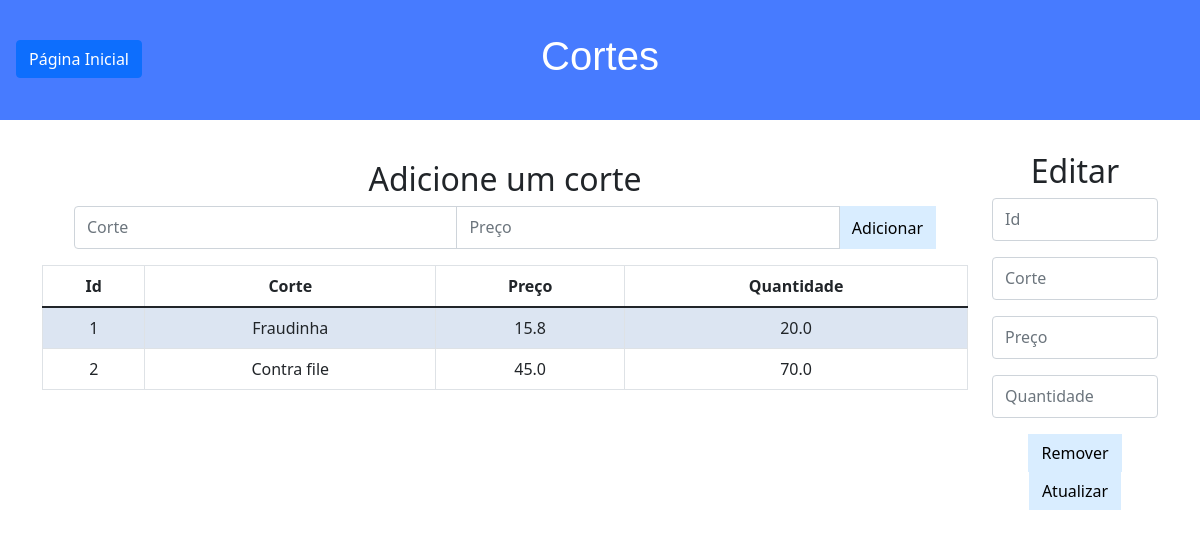
The page /cortes on the database its author committed.
### tables this page shows
CREATE TABLE corte (
    id INTEGER PRIMARY KEY AUTOINCREMENT,
    nome_corte VARCHAR,
    preco DOUBLE,
    quantidade FLOAT
);

### acougue/cortes.py (the view)
@bp.route("/cortes", methods=["GET", "POST"])
def cortes():
    if request.method == "POST":
        db_inserir_corte(request.form.get('corte'), request.form.get('preco'))
        return redirect("/cortes")
    else:
        rows = db_recuperar_cortes()
        return render_template("cortes.html", carnes=rows)

### acougue/cortes.py (called while the page is built)
def db_recuperar_cortes():
    connection = get_db()
    rows = connection.execute("SELECT * FROM corte;").fetchall()
    return rows

### acougue/db.py (called while the page is built)
def get_db():
    if 'db' not in g:
        print(f"Database {current_app.config['DATABASE']}\n\n")
        g.db = sqlite3.connect(
            current_app.config['DATABASE'],
            detect_types=sqlite3.PARSE_DECLTYPES
        )
        g.db.row_factory = sqlite3.Row
    return g.db

### acougue/templates/cortes.html (shortened to what this page needs)
{% extends "layout.html" %}
{% block title %}Cortes{% endblock %}
{% block content %}
<div class="container">
    <div class="row">
        <div role="main" class="col-md-10">
            <div class="section">
                <h2>Adicione um corte</h2>
                <form action="/cortes" method="post">
                    <div class="input-group">
                      <input name="corte" type="text" class="form-control" placeholder="Corte">
                      <input name="preco" type="text" class="form-control" placeholder="Preço">
                      <button type="submit" formaction="/cortes"> Adicionar </button>
                    </div>
                </form>
            </div>
            <table class="table table-striped table-responsive table-bordered">
                <thead class="thead-default">
                    <tr>
                        <th>Id</th>
                        <th>Corte</th>
                        <th>Preço</th>
                        <th>Quantidade</th>
                    </tr>
                </thead>
                <tbody>
                {% for carne in carnes:%}
                    <tr>
                        <td>{{ carne[0] }}</td>
                        <td>{{ carne[1] }}</td>
                        <td>{{ carne[2] }}</td>
                        <td>{{ carne[3] }}</td>
                    </tr>
                {% endfor %}
                </tbody>
            </table>
        </div>
        <aside role="complementary" class="col-md-2">
            <h2>Editar</h2>
            <form action="/cortes" method="post">
                    <div class="input-group mb-3">
                      <input type="text" class="form-control" aria-label="Default" aria-describedby="inputGroup-sizing-default" name="id" placeholder="Id">
                    </div>
                    <div class="input-group mb-3">
                      <input type="text" class="form-control" aria-label="Default" aria-describedby="inputGroup-sizing-default" name="corte" placeholder="Corte">
                    </div>
                    <div class="input-group mb-3">
                      <input type="text" class="form-control" aria-label="Default" aria-describedby="inputGroup-sizing-default" name="preco" placeholder="Preço">
                    </div>
                    <div class="input-group mb-3">
                      <input type="text" class="form-control" aria-label="Default" aria-describedby="inputGroup-sizing-default" name="quantidade" placeholder="Quantidade">
                    </div>
                    <div>
                        <button type="submit" formaction="/deletar_corte"> Remover </button>
                        <button type="submit" formaction="/atualizar_corte"> Atualizar </button>
                    </div>
                </form>
        </aside>
    </div>
</div>
{% endblock %}

### acougue/static/styles.css (style rules this page uses)
body { background-color: #fff; color: #212529; font-size: 1rem; font-weight: 400; line-height: 1.5; margin: 0; text-align: left; }
.container { margin-left: auto; margin-right: auto; padding-left: 15px; padding-right: 15px; text-align: center; width: 90%; }
.section { padding-bottom: 1rem; padding-left: 2rem; padding-right: 2rem; padding-top: 0.5rem; }
button, input[type="submit"] { background-color: #d9edff; border: 1px solid transparent; border-radius: 0.25rem; font-size: 0.95rem; font-weight: 400; line-height: 1.5; padding: 0.375rem 0.75rem; text-align: center; transition: color 0.15s ease-in-out, background-color 0.15s ease-in-out, border-color 0.15s ease-in-out, box-shadow 0.15s ease-in-out; vertical-align: middle; }
input[type="text"], input[type="number"] { line-height: 1.8; width: 25%; }
table { background-color: transparent; margin-bottom: 1rem; width: 100%; }
table th, table td { padding: 0.75rem; vertical-align: middle; }
tbody tr:nth-of-type(odd) { background-color: rgb(179, 208, 255, 0.3) }

### rows shown on the page
corte: id "1", nome_corte "Fraudinha", preco "15.8", quantidade "20.0"
corte: id "2", nome_corte "Contra file", preco "45.0", quantidade "70.0"
